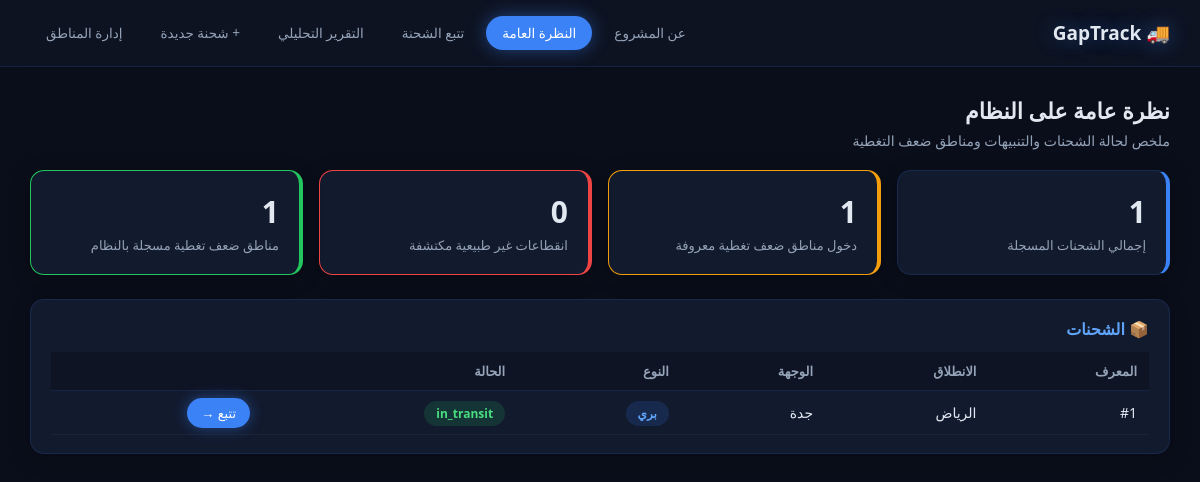
The app's page /overview.php with its own data.
### tables this page shows
CREATE TABLE shipments (
    id INT AUTO_INCREMENT PRIMARY KEY,
    origin VARCHAR(150) NOT NULL,
    destination VARCHAR(150) NOT NULL,
    type ENUM('land','sea') DEFAULT 'land',
    status VARCHAR(30) DEFAULT 'in_transit',
    created_at DATETIME DEFAULT CURRENT_TIMESTAMP
);

### overview.php (the view, shortened to what this page needs)
<?php
require_once 'config/db.php';
$total_shipments = $conn->query("SELECT COUNT(*) c FROM shipments")->fetch_assoc()['c'];
$total_zones = $conn->query("SELECT COUNT(*) c FROM coverage_gap_zones")->fetch_assoc()['c'];
$abnormal_count = $conn->query("SELECT COUNT(*) c FROM tracking_updates WHERE connection_status='abnormal_gap'")->fetch_assoc()['c'];
$gap_count = $conn->query("SELECT COUNT(*) c FROM tracking_updates WHERE connection_status='gap_zone'")->fetch_assoc()['c'];
$shipments = $conn->query("SELECT * FROM shipments ORDER BY created_at DESC");
?>
<!DOCTYPE html>
<html lang="ar" dir="rtl">
<head>
  <link rel="stylesheet" href="assets/css/style.css">
</head>
<body>
<nav class="topnav">
  <div class="brand">🚚 GapTrack</div>
  <div class="links">
    <a href="index.php">عن المشروع</a>
    <a href="overview.php" class="active">النظرة العامة</a>
    <a href="dashboard.php">تتبع الشحنة</a>
    <a href="reports.php">التقرير التحليلي</a>
    <a href="add_shipment.php">+ شحنة جديدة</a>
    <a href="zones.php">إدارة المناطق</a>
  </div>
</nav>
<div class="page-wrap">
  <h1 class="page-title">نظرة عامة على النظام</h1>
  <p class="page-sub">ملخص لحالة الشحنات والتنبيهات ومناطق ضعف التغطية</p>
  <div class="stats-grid">
    <div class="stat-card">
      <div class="num"><?= $total_shipments ?></div>
      <div class="label">إجمالي الشحنات المسجلة</div>
    </div>
    <div class="stat-card warning">
      <div class="num"><?= $gap_count ?></div>
      <div class="label">دخول مناطق ضعف تغطية معروفة</div>
    </div>
    <div class="stat-card danger">
      <div class="num"><?= $abnormal_count ?></div>
      <div class="label">انقطاعات غير طبيعية مكتشفة</div>
    </div>
    <div class="stat-card success">
      <div class="num"><?= $total_zones ?></div>
      <div class="label">مناطق ضعف تغطية مسجلة بالنظام</div>
    </div>
  </div>
  <div class="card">
    <h2 style="font-size:16px; color:#60a5fa; margin-bottom:6px;">📦 الشحنات</h2>
    <table class="data-table">
      <tr>
        <th>المعرف</th><th>الانطلاق</th><th>الوجهة</th><th>النوع</th><th>الحالة</th><th></th>
      </tr>
      <?php while ($row = $shipments->fetch_assoc()): ?>
      <tr>
        <td>#<?= $row['id'] ?></td>
        <td><?= $row['origin'] ?></td>
        <td><?= $row['destination'] ?></td>
        <td><span class="badge badge-info"><?= $row['type'] === 'land' ? 'بري' : 'بحري' ?></span></td>
        <td><span class="badge badge-success"><?= $row['status'] ?></span></td>
        <td><a href="dashboard.php?id=<?= $row['id'] ?>" class="btn-link">تتبع →</a></td>
      </tr>
      <?php endwhile; ?>
    </table>
  </div>
</div>
</body>
</html>

### assets/css/style.css (style rules this page uses)
:root { --bg: #0a0e1a; --bg-soft: #0f1424; --card: #121a2e; --card-border: rgba(59, 130, 246, 0.15); --text: #e2e8f0; --text-dim: #94a3b8; --accent: #3b82f6; --accent-glow: rgba(59, 130, 246, 0.45); --accent-2: #60a5fa; --success: #22c55e; --warning: #f59e0b; --danger: #ef4444; --radius: 14px; }
* { box-sizing: border-box; margin: 0; padding: 0; }
body { font-family: 'Segoe UI', Tahoma, Arial, sans-serif; background: var(--bg); color: var(--text); min-height: 100vh; }
nav.topnav { background: rgba(15, 20, 36, 0.85); backdrop-filter: blur(10px); border-bottom: 1px solid var(--card-border); padding: 16px 30px; display: flex; align-items: center; justify-content: space-between; flex-wrap: wrap; gap: 10px; position: sticky; top: 0; z-index: 100; }
nav.topnav .brand { color: var(--text); font-size: 19px; font-weight: bold; text-shadow: 0 0 20px var(--accent-glow); }
nav.topnav .links { display: flex; gap: 6px; flex-wrap: wrap; }
nav.topnav .links a { color: var(--text-dim); text-decoration: none; padding: 8px 16px; border-radius: 30px; font-size: 13.5px; transition: all 0.2s; }
nav.topnav .links a.active { color: white; background: var(--accent); box-shadow: 0 0 18px var(--accent-glow); }
.page-wrap { padding: 28px 30px; max-width: 1300px; margin: 0 auto; }
.card { background: var(--card); border: 1px solid var(--card-border); border-radius: var(--radius); padding: 18px 20px; box-shadow: 0 4px 20px rgba(0,0,0,0.25); }
.stats-grid { display: grid; grid-template-columns: repeat(auto-fit, minmax(210px, 1fr)); gap: 16px; margin-bottom: 24px; }
.stat-card { background: var(--card); border: 1px solid var(--card-border); border-radius: var(--radius); padding: 20px; border-right: 4px solid var(--accent); box-shadow: 0 4px 20px rgba(0,0,0,0.25); transition: transform 0.2s, box-shadow 0.2s; }
.stat-card .num { font-size: 30px; font-weight: bold; color: var(--text); }
.stat-card .label { font-size: 13px; color: var(--text-dim); margin-top: 4px; }
.stat-card.warning { border-color: var(--warning); }
.stat-card.danger { border-color: var(--danger); }
.stat-card.success { border-color: var(--success); }
table.data-table { width: 100%; border-collapse: collapse; margin-top: 12px; }
table.data-table th { background: var(--bg-soft); text-align: right; padding: 10px 12px; font-size: 13px; color: var(--text-dim); border-bottom: 1px solid var(--card-border); }
table.data-table td { padding: 12px; border-bottom: 1px solid rgba(255,255,255,0.04); font-size: 14px; color: var(--text); }
.badge { padding: 4px 12px; border-radius: 20px; font-size: 12px; font-weight: bold; }
.badge-success { background: rgba(34,197,94,0.15); color: #4ade80; }
.badge-info { background: rgba(59,130,246,0.15); color: #60a5fa; }
.btn-link { background: var(--accent); color: white; padding: 6px 14px; border-radius: 30px; text-decoration: none; font-size: 13px; box-shadow: 0 0 14px var(--accent-glow); }
h1.page-title { font-size: 22px; margin-bottom: 6px; color: var(--text); }
p.page-sub { color: var(--text-dim); font-size: 14px; margin-bottom: 20px; }
.stat-card, .card { animation: fadeInUp 0.5s ease both; }
.stats-grid .stat-card:nth-child(1) { animation-delay: 0.05s; }
.stats-grid .stat-card:nth-child(2) { animation-delay: 0.12s; }
.stats-grid .stat-card:nth-child(3) { animation-delay: 0.19s; }
.stats-grid .stat-card:nth-child(4) { animation-delay: 0.26s; }

### records on screen
shipments: id "1", origin "الرياض", destination "جدة", type "بري", status "in_transit"

### other values on screen
$total_shipments "1"
$gap_count "1"
$abnormal_count "0"
$total_zones "1"
